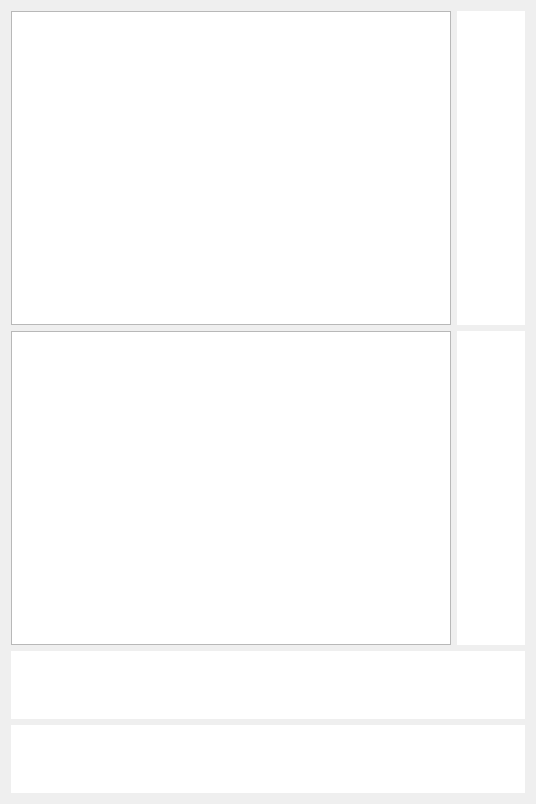
<?xml version="1.0" encoding="UTF-8"?>
<ui version="4.0">
 <class>Dialog</class>
 <widget class="QDialog" name="Dialog">
  <property name="geometry">
   <rect>
    <x>0</x>
    <y>0</y>
    <width>536</width>
    <height>804</height>
   </rect>
  </property>
  <property name="windowTitle">
   <string>Gauges Demo</string>
  </property>
  <layout class="QGridLayout" name="gridLayout" rowstretch="10,10,1,1" columnstretch="10,1">
   <item row="0" column="0">
    <widget class="QGraphicsViewNoScroll" name="dialView"/>
   </item>
   <item row="0" column="1">
    <widget class="QGraphicsViewNoScroll" name="vertLinearView1">
     <property name="sizePolicy">
      <sizepolicy hsizetype="Preferred" vsizetype="Expanding">
       <horstretch>0</horstretch>
       <verstretch>0</verstretch>
      </sizepolicy>
     </property>
     <property name="frameShape">
      <enum>QFrame::NoFrame</enum>
     </property>
    </widget>
   </item>
   <item row="1" column="0">
    <widget class="QGraphicsViewNoScroll" name="attitudeView"/>
   </item>
   <item row="1" column="1">
    <widget class="QGraphicsViewNoScroll" name="vertLinearView2">
     <property name="sizePolicy">
      <sizepolicy hsizetype="Preferred" vsizetype="Expanding">
       <horstretch>0</horstretch>
       <verstretch>0</verstretch>
      </sizepolicy>
     </property>
     <property name="frameShape">
      <enum>QFrame::NoFrame</enum>
     </property>
    </widget>
   </item>
   <item row="2" column="0" colspan="2">
    <widget class="QGraphicsView" name="horLinearView1">
     <property name="sizePolicy">
      <sizepolicy hsizetype="Expanding" vsizetype="Preferred">
       <horstretch>0</horstretch>
       <verstretch>0</verstretch>
      </sizepolicy>
     </property>
     <property name="frameShape">
      <enum>QFrame::NoFrame</enum>
     </property>
    </widget>
   </item>
   <item row="3" column="0" colspan="2">
    <widget class="QGraphicsView" name="horLinearView2">
     <property name="sizePolicy">
      <sizepolicy hsizetype="Expanding" vsizetype="Preferred">
       <horstretch>0</horstretch>
       <verstretch>0</verstretch>
      </sizepolicy>
     </property>
     <property name="frameShape">
      <enum>QFrame::NoFrame</enum>
     </property>
    </widget>
   </item>
  </layout>
 </widget>
 <layoutdefault spacing="6" margin="11"/>
 <customwidgets>
  <customwidget>
   <class>QGraphicsViewNoScroll</class>
   <extends>QGraphicsView</extends>
   <header>qgraphicsviewnoscroll.h</header>
  </customwidget>
 </customwidgets>
 <resources/>
 <connections/>
</ui>
